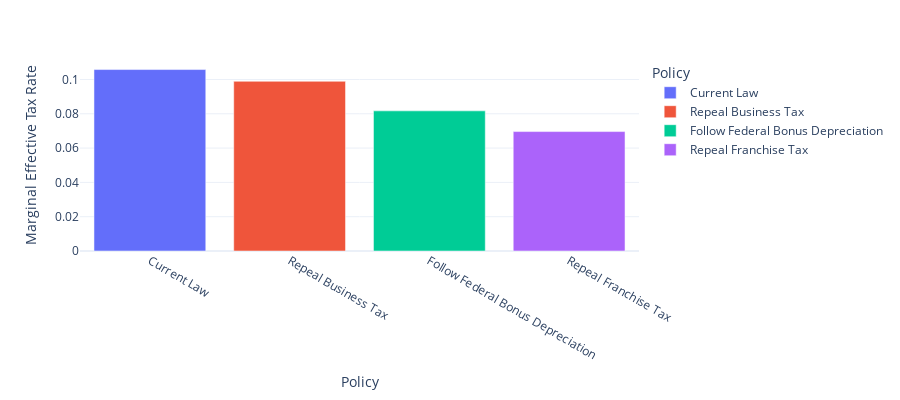

Notebook source saved alongside this figure:
### Code cell
fig = px.bar(df[(df["output_var"]=="metr") & (df["asset_type"]=="machines")], x="Policy", y="value",
             color='Policy', labels={'value':'Marginal Effective Tax Rate'}, height=400)
fig.show()

### Figure 1 — Plotly figure (JSON) as saved in the notebook; plotly's stock layout.template omitted (floating-point values rounded to 4 significant figures)
{"data": [{"alignmentgroup": "True", "hovertemplate": "Policy=%{x}<br>Marginal Effective Tax Rate=%{y}<extra></extra>", "legendgroup": "Current Law", "marker": {"color": "#636efa", "pattern": {"shape": ""}}, "name": "Current Law", "offsetgroup": "Current Law", "orientation": "v", "showlegend": true, "textposition": "auto", "type": "bar", "x": ["Current Law"], "xaxis": "x", "y": [0.1058], "yaxis": "y"}, {"alignmentgroup": "True", "hovertemplate": "Policy=%{x}<br>Marginal Effective Tax Rate=%{y}<extra></extra>", "legendgroup": "Repeal Business Tax", "marker": {"color": "#EF553B", "pattern": {"shape": ""}}, "name": "Repeal Business Tax", "offsetgroup": "Repeal Business Tax", "orientation": "v", "showlegend": true, "textposition": "auto", "type": "bar", "x": ["Repeal Business Tax"], "xaxis": "x", "y": [0.09893], "yaxis": "y"}, {"alignmentgroup": "True", "hovertemplate": "Policy=%{x}<br>Marginal Effective Tax Rate=%{y}<extra></extra>", "legendgroup": "Follow Federal Bonus Depreciation", "marker": {"color": "#00cc96", "pattern": {"shape": ""}}, "name": "Follow Federal Bonus Depreciation", "offsetgroup": "Follow Federal Bonus Depreciation", "orientation": "v", "showlegend": true, "textposition": "auto", "type": "bar", "x": ["Follow Federal Bonus Depreciation"], "xaxis": "x", "y": [0.0817], "yaxis": "y"}, {"alignmentgroup": "True", "hovertemplate": "Policy=%{x}<br>Marginal Effective Tax Rate=%{y}<extra></extra>", "legendgroup": "Repeal Franchise Tax", "marker": {"color": "#ab63fa", "pattern": {"shape": ""}}, "name": "Repeal Franchise Tax", "offsetgroup": "Repeal Franchise Tax", "orientation": "v", "showlegend": true, "textposition": "auto", "type": "bar", "x": ["Repeal Franchise Tax"], "xaxis": "x", "y": [0.06963], "yaxis": "y"}], "layout": {"barmode": "relative", "height": 400, "legend": {"title": {"text": "Policy"}, "tracegroupgap": 0}, "margin": {"t": 60}, "xaxis": {"anchor": "y", "categoryarray": ["Current Law", "Repeal Business Tax", "Follow Federal Bonus Depreciation", "Repeal Franchise Tax"], "categoryorder": "array", "domain": [0, 1], "title": {"text": "Policy"}}, "yaxis": {"anchor": "x", "domain": [0, 1], "title": {"text": "Marginal Effective Tax Rate"}}}}
